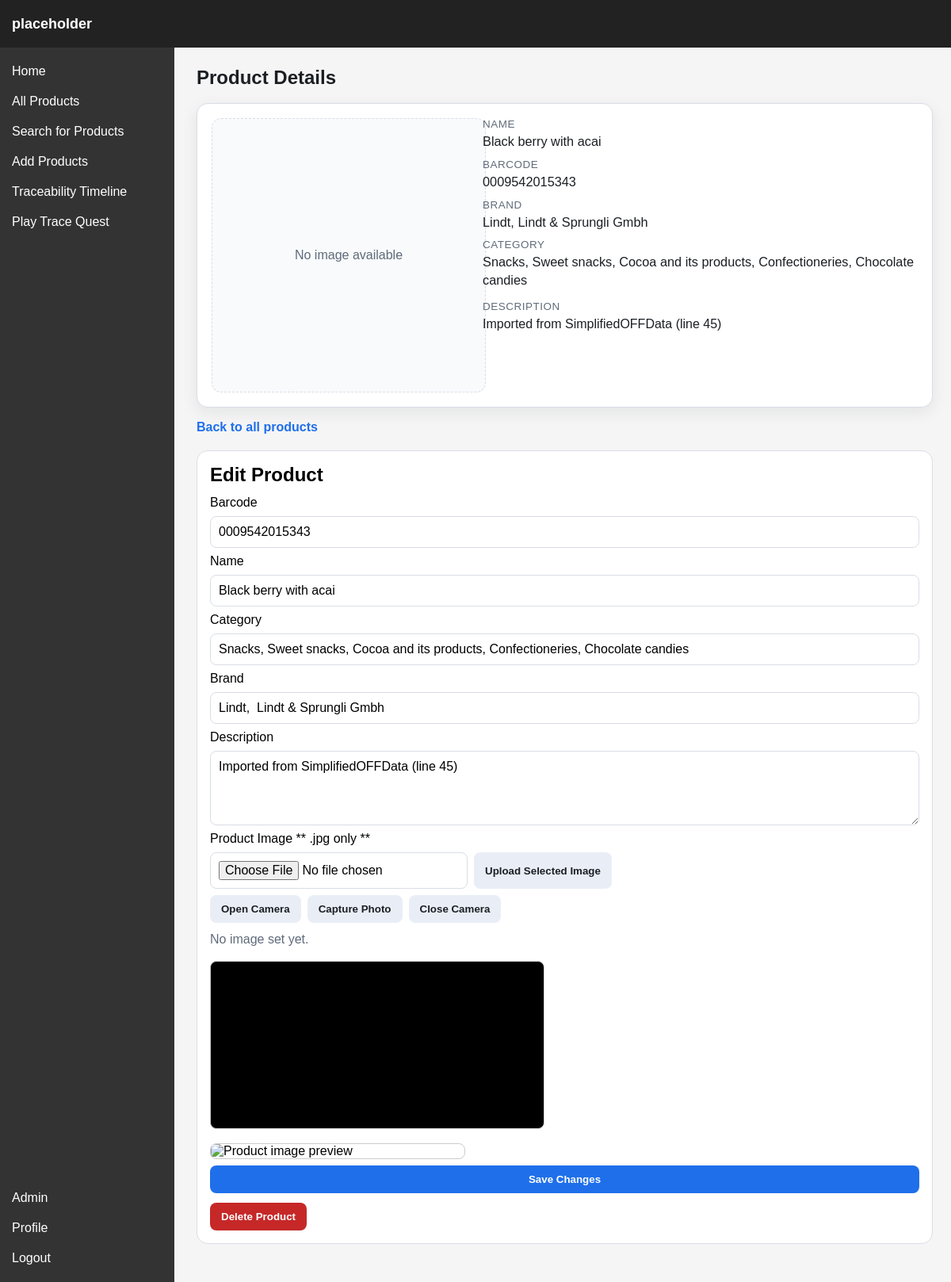
The page /product/0009542015343 (signed in) on the database its author committed.
### models.py (models this page shows, shortened)
class Product(db.Model):
    __tablename__ = "products"
    barcode = db.Column(db.String(32), primary_key=True)
    name = db.Column(db.String(128), nullable=False)
    category = db.Column(db.String(128), nullable=False)
    brand = db.Column(db.String(128), nullable=False)
    description = db.Column(db.String(512), nullable=False)
    image = db.Column(db.String(256), nullable=True)

### main.py (the view)
@app.route("/product/<barcode>", methods=["GET"])
@login_required
def product_detail(barcode):
    product = db.session.get(Product, barcode)
    if not product:
        return render_template("error.html", message="Product not found")
    return render_template("product_detail.html", barcode = product.barcode, name = product.name, category = product.category,
                            brand = product.brand, description = product.description, image = product.image)

### main.py (called while the page is built)
@login_manager.user_loader
def load_user(user_id):
    return db.session.get(User, int(user_id))

### models.py (called while the page is built)
    @property
    def is_verifier(self):
        return self.role == "verifier"

    @property
    def is_admin(self):
        return self.role == "admin"

### templates/product_detail.html (shortened to what this page needs)
{% extends "base.html" %}
{% block custom_css %}<link rel="stylesheet" href="{{ url_for('static', filename='css/product.css') }}">{% endblock %}
{% block content %}
<section class="product-page">
    <h1>Product Details</h1>
    <article class="product-card">
        <div class="product-image-wrapper">
            {% if image %}
                <img
                    id="product-image"
                    class="product-image"
                    src="{{ image }}"
                    alt="{{ name }} image"
                    loading="lazy">
            {% else %}
                <div id="product-image-fallback" class="product-image-fallback">No image available</div>
            {% endif %}
        </div>
        <div class="product-info">
            <p class="field">
                <span class="label">Name</span>
                <span class="value">{{ name }}</span>
            </p>
            <p class="field">
                <span class="label">Barcode</span>
                <span class="value">{{ barcode }}</span>
            </p>
            <p class="field">
                <span class="label">Brand</span>
                <span class="value">{{ brand }}</span>
            </p>
            <p class="field">
                <span class="label">Category</span>
                <span class="value">{{ category }}</span>
            </p>
            <div class="field description-field">
                <span class="label">Description</span>
                <p id="description" class="description collapsed">{{ description }}</p>
            </div>
        </div>
    </article>
    <div class="page-actions">
        <a class="action-link" href="{{ url_for('product') }}">Back to all products</a>
    </div>
    {% if current_user.is_authenticated and (current_user.is_verifier or current_user.is_admin) %}
    <section class="editor-panel">
        <h2>Edit Product</h2>
        <form class="editor-form" method="POST" action="{{ url_for('edit_product', barcode=barcode) }}">
            <label for="edit-barcode">Barcode</label>
            <input id="edit-barcode" name="barcode" value="{{ barcode }}" required>
            <label for="edit-name">Name</label>
            <input id="edit-name" name="name" value="{{ name }}" required>
            <label for="edit-category">Category</label>
            <input id="edit-category" name="category" value="{{ category }}" required>
            <label for="edit-brand">Brand</label>
            <input id="edit-brand" name="brand" value="{{ brand }}" required>
            <label for="edit-description">Description</label>
            <textarea id="edit-description" name="description" rows="4" required>{{ description }}</textarea>
            <label>Product Image ** .jpg only **</label>
            <div class="image-edit-tools">
                <input id="edit-image-file" type="file" accept="image/*">
                <button id="upload-image-file" type="button" class="secondary-button">Upload Selected Image</button>
            </div>
            <div class="image-edit-tools">
                <button id="start-edit-photo-camera" type="button" class="secondary-button">Open Camera</button>
                <button id="capture-edit-photo" type="button" class="secondary-button">Capture Photo</button>
                <button id="stop-edit-photo-camera" type="button" class="secondary-button">Close Camera</button>
            </div>
            <p id="edit-image-status" class="image-status">
                {% if image %}Current image is set.{% else %}No image set yet.{% endif %}
            </p>
            <div class="scanner">
                <video id="edit-photo-preview" autoplay muted playsinline></video>
            </div>
            <img id="edit-captured-image" class="captured-image" src="{{ image or '' }}" alt="Product image preview" {% if not image %}hidden{% endif %}>
            <button type="submit" class="primary-button">Save Changes</button>
        </form>
        <form method="POST" action="{{ url_for('delete_product', barcode=barcode) }}" onsubmit="return confirm('Delete this product? This cannot be undone.');">
            <button type="submit" class="danger-button">Delete Product</button>
        </form>
    </section>
    {% endif %}
</section>
{% endblock %}

### static/css/base.css (style rules this page uses)
body { margin: 0; font-family: Arial, sans-serif; height: 100vh; }

### static/css/product.css (style rules this page uses)
:root { --card-bg: #ffffff; --border-color: #d9dde5; --text-main: #1b1f24; --text-muted: #5f6b7a; --accent: #1f6feb; --accent-hover: #195bcc; }
.product-page { max-width: 980px; margin: 24px auto; padding: 0 8px 24px; }
.product-page h1 { color: var(--text-main); margin-bottom: 18px; }
.product-card { display: grid; grid-template-columns: minmax(220px, 320px) 1fr; gap: 22px; background: var(--card-bg); border: 1px solid var(--border-color); border-radius: 14px; padding: 18px; box-shadow: 0 6px 20px rgba(16, 24, 40, 0.08); }
.product-image-wrapper { width: 100%; }
.product-image-fallback { display: grid; place-items: center; width: 100%; aspect-ratio: 1 / 1; border-radius: 12px; border: 1px dashed var(--border-color); color: var(--text-muted); background: #f8fafc; text-align: center; padding: 12px; }
.product-info { display: flex; flex-direction: column; gap: 10px; }
.field { margin: 0; display: flex; flex-direction: column; gap: 3px; }
.label { color: var(--text-muted); font-size: 0.84rem; letter-spacing: 0.04em; text-transform: uppercase; }
.value { color: var(--text-main); font-size: 1.02rem; line-height: 1.4; word-break: break-word; }
.description-field { margin-top: 4px; }
.description { margin: 0; color: var(--text-main); line-height: 1.55; white-space: pre-line; }
.page-actions { margin-top: 16px; }
.action-link { color: var(--accent); text-decoration: none; font-weight: 600; }
.editor-panel { margin-top: 20px; background: #ffffff; border: 1px solid var(--border-color); border-radius: 14px; padding: 16px; }
.editor-panel h2 { margin-top: 0; margin-bottom: 12px; }
.editor-form { display: grid; gap: 8px; margin-bottom: 12px; }
.editor-form input, .editor-form textarea { border: 1px solid var(--border-color); border-radius: 8px; padding: 10px; font: inherit; }
.image-edit-tools { display: flex; flex-wrap: wrap; gap: 8px; }
.image-status { margin: 4px 0 0; color: var(--text-muted); }
.primary-button, .danger-button, .secondary-button { border: 0; border-radius: 8px; padding: 10px 14px; font-weight: 600; cursor: pointer; }
.primary-button { background: var(--accent); color: #ffffff; }
.secondary-button { background: #e9eef6; color: #1b1f24; }
.danger-button { background: #c62828; color: #ffffff; }
.scanner { position: relative; margin-top: 10px; width: 100%; max-width: 420px; }
.scanner video { display: block; width: 100%; border: 1px solid #ccc; border-radius: 8px; background: #000; }
.captured-image { margin-top: 10px; width: 100%; max-width: 320px; border: 1px solid #ccc; border-radius: 8px; display: block; }

### rows shown on the page
Product: name "Black berry with acai", barcode "0009542015343", brand "Lindt, Lindt & Sprungli Gmbh", category "Snacks, Sweet snacks, Cocoa and its products, Confectioneries, Chocolate candies", description "Imported from SimplifiedOFFData (line 45)"
